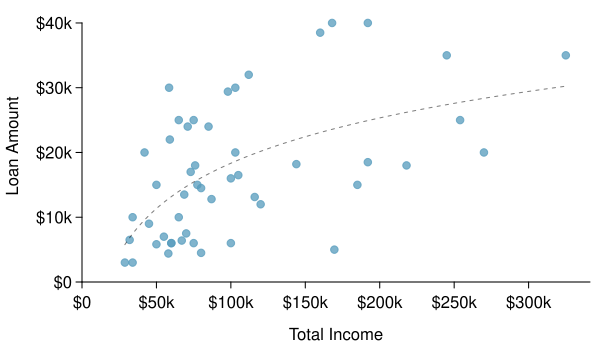

Write R code to recreate this figure.
library(openintro)
data(loan50)
data(COL)

d <- loan50

myPDF("loan50_amt_vs_income.pdf",
      6, 3.5,
      mar = c(3.4, 4.1, 0.5, 0.5),
      mgp = c(2.1, 0.5, 0),
      xaxs = "i", yaxs = "i")
x <- d$total_income
y <- d$loan_amount
plot(x, y,
     xlim = c(0, 1.05 * max(x)),
     ylim = c(0, 1.05 * max(y)),
     xlab = "Total Income",
     ylab = "",
     axes = FALSE,
     pch = 19,
     col = COL[1, 2])
AxisInDollars(1, pretty(c(0, x)))
AxisInDollars(2, pretty(c(0, y)))
mtext("Loan Amount", 2, 3, las = 0)

x. <- seq(min(x), max(x), length.out = 300)
m <- lm(y ~ log(x))
y. <- predict(m, newdata = data.frame(x = x.))
lines(x., y., lty = 2, col = COL[5, 3])
dev.off()

# library(ggplot2); qplot(x, y, geom = c("point", "smooth"))
